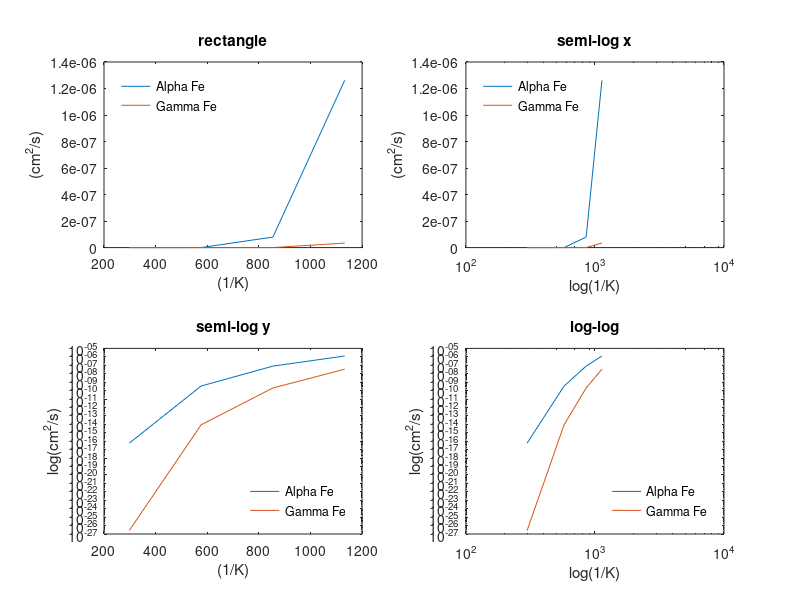

This figure's MATLAB source:
% Homework 5.2: MATLAB 3
% Description:
% This program calculates the diffusivity of two types of iron and creates
% four subplots (rectangle, semilogx, semilogy, loglog) for diffusivity vs
% inverse temerature.

clc; clear;

%%% VARIABLES
R = 8.31;           % gas constant (J/(mol*K))
    
    % Alpha Fe
D0a = 0.0062;       % (cm^2/s)
Qda = 80000;        % (J/mol)
    % Gamma Fe
D0g = 0.23;         % (cm^2/s)
Qdg = 148000;       % (J/mol)

    % temperature (from deg C to K)
Tk1 = 25 + 273.15; 
Tk2 = 1000 + 273.15; 
Tk = 5 + 273.15;


%%% PLOT
subplot(2,2,1)   % plot (rectangle???)
T = Tk1:Tk:Tk2;               % temperature (K)
Ti = 1 ./ T;
    Da = D0a * exp(-(Qda * Ti ./ R));  % Diffusivity alpha (cm^2/s)
    Dg = D0g * exp(-(Qdg * Ti ./ R));  % Diffusivity gamma (cm^2/s)
    plot(T, Da, T, Dg)
    %rectangle('position',[min(T) min(min(Da,Dg)) max(T) max(max(Da,Dg))])???
    xlabel('(1/K)')
    ylabel('(cm^2/s)')
    title('rectangle')
    legend({'Alpha Fe','Gamma Fe'},'Location','northwest')
    legend('boxoff')

subplot(2,2,2)                              % semi-log x
    semilogx(T, Da, T, Dg)
    xlabel('log(1/K)')
    ylabel('(cm^2/s)')
    title('semi-log x')
    legend({'Alpha Fe','Gamma Fe'},'Location','northwest')
    legend('boxoff')
    
subplot(2,2,3)                              % semi-log y
    semilogy(T, Da, T, Dg)
    xlabel('(1/K)')
    ylabel('log(cm^2/s)')
    title('semi-log y')
    legend({'Alpha Fe','Gamma Fe'},'Location','southeast')
    legend('boxoff')

subplot(2,2,4)                              % log-log
    loglog(T, Da, T, Dg)
    xlabel('log(1/K)')
    ylabel('log(cm^2/s)')
    title('log-log')
    legend({'Alpha Fe','Gamma Fe'},'Location','southeast')
    legend('boxoff')

